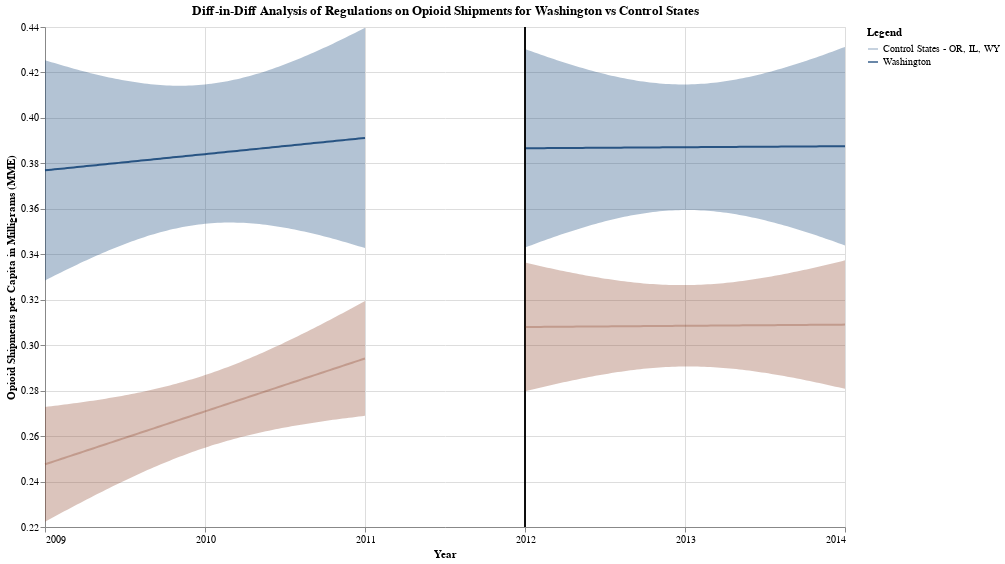

Notebook code for this chart:
### Code cell
diff_in_diff_final = pre_FL_plot + post_FL_plot + pre_crtl_plot + post_crtl_plot
diff_in_diff_final.properties(title = "Diff-in-Diff Analysis of Regulations on Opioid Shipments for Washington vs Control States")
